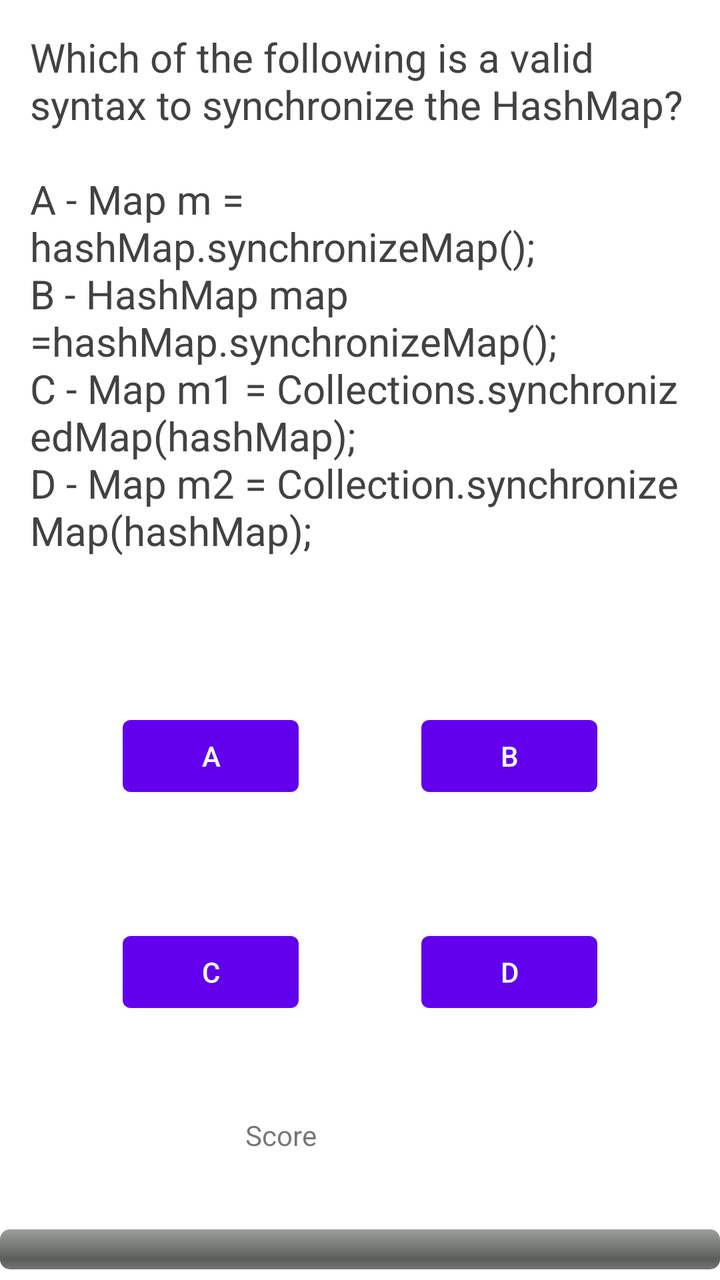
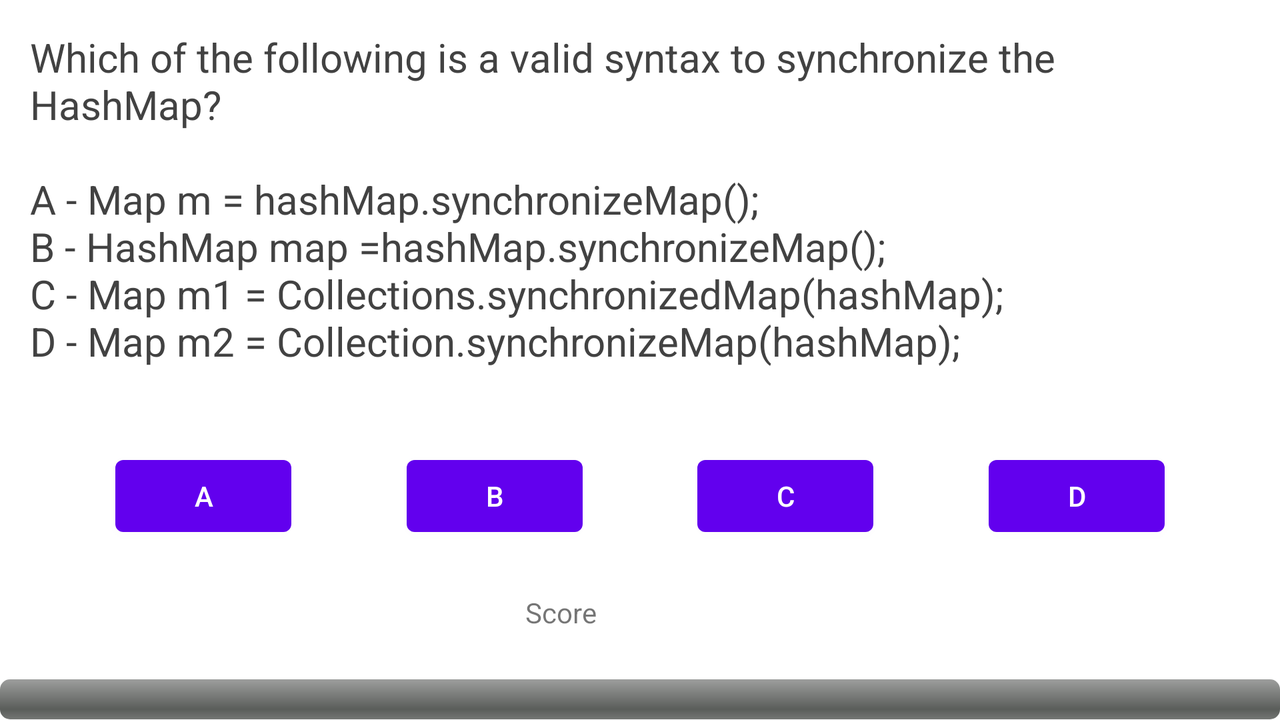

One screen, two layout resources from the same app: the default and the repository's alternative for another configuration. Each is rendered where Android would select it; the XML of both is given below.
<!-- AndroidManifest.xml: application theme Theme.JavaQuizz -->
<!-- res/layout/fragment_main.xml -->
<?xml version="1.0" encoding="utf-8"?>
<androidx.constraintlayout.widget.ConstraintLayout xmlns:android="http://schemas.android.com/apk/res/android"
    xmlns:app="http://schemas.android.com/apk/res-auto"
    xmlns:tools="http://schemas.android.com/tools"
    android:layout_width="match_parent"
    android:layout_height="match_parent"
    android:gravity="center"
    android:orientation="vertical">


    <ImageView
        android:id="@+id/imageView"
        android:layout_width="match_parent"
        android:layout_height="450dp"
        app:layout_constraintBottom_toTopOf="@+id/score"
        app:layout_constraintTop_toBottomOf="@+id/question_text_view"
        app:srcCompat="@drawable/duke"
        tools:layout_editor_absoluteX="0dp" />

    <TextView
        android:id="@+id/question_text_view"
        android:layout_width="match_parent"
        android:layout_height="wrap_content"
        android:padding="15dp"
        android:text="@string/q33"
        android:textColor="@color/cardview_dark_background"
        android:textSize="20sp"
        app:layout_constraintBottom_toTopOf="@+id/score"
        app:layout_constraintEnd_toEndOf="parent"
        app:layout_constraintTop_toTopOf="parent"
        app:layout_constraintVertical_bias="0.0" />

    <ProgressBar
        android:id="@+id/progressBar"
        style="@android:style/Widget.ProgressBar.Horizontal"
        android:layout_width="match_parent"
        android:layout_height="wrap_content"
        android:indeterminate="false"
        app:layout_constraintBottom_toBottomOf="parent"
        app:layout_constraintTop_toBottomOf="@+id/score"
        app:layout_constraintVertical_bias="0.733"
        tools:layout_editor_absoluteX="0dp" />

    <TextView
        android:id="@+id/score"
        android:layout_width="115dp"
        android:layout_height="42dp"
        android:text="@string/scoreView"
        app:layout_constraintBottom_toBottomOf="parent"
        app:layout_constraintEnd_toEndOf="parent"
        app:layout_constraintStart_toStartOf="parent"
        app:layout_constraintTop_toTopOf="parent"
        app:layout_constraintVertical_bias="0.933" />

    <Button
        android:id="@+id/buttonA"
        android:layout_width="wrap_content"
        android:layout_height="wrap_content"
        android:text="@string/buttonA"
        app:layout_constraintBottom_toTopOf="@+id/buttonC"
        app:layout_constraintEnd_toStartOf="@+id/buttonB"
        app:layout_constraintHorizontal_bias="0.5"
        app:layout_constraintStart_toStartOf="parent"
        app:layout_constraintTop_toBottomOf="@+id/question_text_view" />

    <Button
        android:id="@+id/buttonB"
        android:layout_width="wrap_content"
        android:layout_height="wrap_content"
        android:text="@string/buttonB"
        app:layout_constraintBottom_toTopOf="@+id/buttonD"
        app:layout_constraintEnd_toEndOf="parent"
        app:layout_constraintHorizontal_bias="0.5"
        app:layout_constraintStart_toEndOf="@+id/buttonA"
        app:layout_constraintTop_toBottomOf="@+id/question_text_view" />

    <Button
        android:id="@+id/buttonC"
        android:layout_width="wrap_content"
        android:layout_height="wrap_content"
        android:layout_marginBottom="48dp"
        android:text="@string/buttonC"
        app:layout_constraintBottom_toTopOf="@+id/score"
        app:layout_constraintEnd_toStartOf="@+id/buttonD"
        app:layout_constraintHorizontal_bias="0.5"
        app:layout_constraintStart_toStartOf="parent" />
    <Button
        android:id="@+id/buttonD"
        android:layout_width="wrap_content"
        android:layout_height="wrap_content"
        android:layout_marginBottom="48dp"
        android:text="@string/buttonD"
        app:layout_constraintBottom_toTopOf="@+id/score"
        app:layout_constraintEnd_toEndOf="parent"
        app:layout_constraintHorizontal_bias="0.5"
        app:layout_constraintStart_toEndOf="@+id/buttonC" />



</androidx.constraintlayout.widget.ConstraintLayout>
<!-- resources referenced by this layout -->
<resources>
  <string name="buttonA">A</string>
  <string name="buttonB">B</string>
  <string name="buttonC">C</string>
  <string name="buttonD">D</string>
  <string name="q33">
           Which of the following is a valid syntax to synchronize the HashMap?
          <br>\n </br>
          <br>\nA - Map m = hashMap.synchronizeMap();</br>
          <br>\nB - HashMap map =hashMap.synchronizeMap();</br>
          <br>\nC - Map m1 = Collections.synchronizedMap(hashMap);</br>
          <br>\nD - Map m2 = Collection.synchronizeMap(hashMap);</br>
      </string>
  <string name="scoreView">Score</string>
  <style name="Theme.JavaQuizz" parent="Theme.MaterialComponents.DayNight.NoActionBar">
          
          <item name="colorPrimary">@color/purple_500</item>
          <item name="colorPrimaryVariant">@color/purple_700</item>
          <item name="colorOnPrimary">@color/white</item>
          
          <item name="colorSecondary">@color/teal_200</item>
          <item name="colorSecondaryVariant">@color/teal_700</item>
          <item name="colorOnSecondary">@color/black</item>
          
          <item name="android:statusBarColor" tools:targetApi="l">?attr/colorPrimaryVariant</item>
          
      </style>
  <color name="purple_500">#FF6200EE</color>
  <color name="purple_700">#FF3700B3</color>
  <color name="white">#FFFFFFFF</color>
  <color name="teal_200">#FF03DAC5</color>
  <color name="teal_700">#FF018786</color>
  <color name="black">#FF000000</color>
</resources>
<!-- res/layout-land/fragment_main.xml (the repository's variant of the layout above) -->
<!-- drawn on the phone turned sideways -->
<?xml version="1.0" encoding="utf-8"?>
<androidx.constraintlayout.widget.ConstraintLayout xmlns:android="http://schemas.android.com/apk/res/android"
    xmlns:app="http://schemas.android.com/apk/res-auto"
    xmlns:tools="http://schemas.android.com/tools"
    android:layout_width="match_parent"
    android:layout_height="match_parent"
    android:gravity="center"
    android:orientation="vertical">


    <ImageView
        android:id="@+id/imageView"
        android:layout_width="match_parent"
        android:layout_height="450dp"
        app:layout_constraintBottom_toTopOf="@+id/score"
        app:layout_constraintTop_toBottomOf="@+id/question_text_view"
        app:srcCompat="@drawable/duke"
        tools:layout_editor_absoluteX="0dp" />

    <TextView
        android:id="@+id/question_text_view"
        android:layout_width="match_parent"
        android:layout_height="wrap_content"
        android:padding="15dp"
        android:text="@string/q33"
        android:textColor="@color/cardview_dark_background"
        android:textSize="20sp"
        app:layout_constraintBottom_toTopOf="@+id/score"
        app:layout_constraintEnd_toEndOf="parent"
        app:layout_constraintTop_toTopOf="parent"
        app:layout_constraintVertical_bias="0.0" />

    <ProgressBar
        android:id="@+id/progressBar"
        style="@android:style/Widget.ProgressBar.Horizontal"
        android:layout_width="match_parent"
        android:layout_height="wrap_content"
        android:indeterminate="false"
        app:layout_constraintBottom_toBottomOf="parent"
        app:layout_constraintTop_toBottomOf="@+id/score"
        app:layout_constraintVertical_bias="0.733"
        tools:layout_editor_absoluteX="0dp" />

    <TextView
        android:id="@+id/score"
        android:layout_width="115dp"
        android:layout_height="42dp"
        android:text="@string/scoreView"
        app:layout_constraintBottom_toBottomOf="parent"
        app:layout_constraintEnd_toEndOf="parent"
        app:layout_constraintStart_toStartOf="parent"
        app:layout_constraintTop_toTopOf="parent"
        app:layout_constraintVertical_bias="0.933" />

    <Button
        android:id="@+id/buttonA"
        android:layout_width="wrap_content"
        android:layout_height="wrap_content"
        android:text="@string/buttonA"

        app:layout_constraintBottom_toTopOf="@+id/score"
        app:layout_constraintEnd_toStartOf="@+id/buttonB"
        app:layout_constraintHorizontal_bias="0.5"
        app:layout_constraintStart_toEndOf="@+id/imageView"
        app:layout_constraintStart_toStartOf="parent"
        app:layout_constraintTop_toBottomOf="@+id/question_text_view" />

    <Button
        android:id="@+id/buttonB"
        android:layout_width="wrap_content"
        android:layout_height="wrap_content"
        android:text="@string/buttonB"
        app:layout_constraintBottom_toTopOf="@+id/score"
        app:layout_constraintEnd_toStartOf="@+id/buttonC"
        app:layout_constraintHorizontal_bias="0.5"
        app:layout_constraintStart_toEndOf="@+id/buttonA"
        app:layout_constraintTop_toBottomOf="@+id/question_text_view" />

    <Button
        android:id="@+id/buttonC"
        android:layout_width="wrap_content"
        android:layout_height="wrap_content"
        android:text="@string/buttonC"
        app:layout_constraintBottom_toTopOf="@+id/score"
        app:layout_constraintEnd_toEndOf="parent"
        app:layout_constraintEnd_toStartOf="@+id/buttonD"
        app:layout_constraintHorizontal_bias="0.5"
        app:layout_constraintStart_toEndOf="@+id/buttonB"
        app:layout_constraintTop_toBottomOf="@+id/question_text_view" />

    <Button
        android:id="@+id/buttonD"
        android:layout_width="wrap_content"
        android:layout_height="wrap_content"
        android:text="@string/buttonD"
        app:layout_constraintBottom_toTopOf="@+id/score"
        app:layout_constraintEnd_toEndOf="parent"
        app:layout_constraintHorizontal_bias="0.5"
        app:layout_constraintStart_toEndOf="@+id/buttonC"
        app:layout_constraintTop_toBottomOf="@+id/question_text_view" />


</androidx.constraintlayout.widget.ConstraintLayout>
